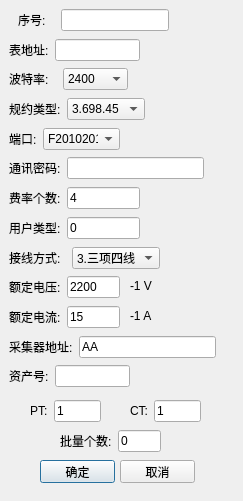
<?xml version="1.0" encoding="UTF-8"?>
<ui version="4.0">
 <class>myAddMeter</class>
 <widget class="QDialog" name="myAddMeter">
  <property name="geometry">
   <rect>
    <x>0</x>
    <y>0</y>
    <width>243</width>
    <height>501</height>
   </rect>
  </property>
  <property name="windowTitle">
   <string>Dialog</string>
  </property>
  <widget class="QWidget" name="layoutWidget">
   <property name="geometry">
    <rect>
     <x>9</x>
     <y>98</y>
     <width>136</width>
     <height>22</height>
    </rect>
   </property>
   <layout class="QHBoxLayout" name="horizontalLayout_2">
    <item>
     <widget class="QLabel" name="label_14">
      <property name="text">
       <string>规约类型:</string>
      </property>
     </widget>
    </item>
    <item>
     <widget class="QComboBox" name="comboBox_2">
      <property name="currentIndex">
       <number>3</number>
      </property>
      <item>
       <property name="text">
        <string>0.未知</string>
       </property>
      </item>
      <item>
       <property name="text">
        <string>1.97</string>
       </property>
      </item>
      <item>
       <property name="text">
        <string>2.07</string>
       </property>
      </item>
      <item>
       <property name="text">
        <string>3.698.45</string>
       </property>
      </item>
     </widget>
    </item>
   </layout>
  </widget>
  <widget class="QWidget" name="layoutWidget_2">
   <property name="geometry">
    <rect>
     <x>9</x>
     <y>128</y>
     <width>111</width>
     <height>22</height>
    </rect>
   </property>
   <layout class="QHBoxLayout" name="horizontalLayout_3">
    <item>
     <widget class="QLabel" name="label_15">
      <property name="text">
       <string>端口:</string>
      </property>
     </widget>
    </item>
    <item>
     <widget class="QComboBox" name="comboBox_3">
      <item>
       <property name="text">
        <string>F2010201</string>
       </property>
      </item>
      <item>
       <property name="text">
        <string>F2020201</string>
       </property>
      </item>
      <item>
       <property name="text">
        <string>F2080201</string>
       </property>
      </item>
      <item>
       <property name="text">
        <string>F2090201</string>
       </property>
      </item>
     </widget>
    </item>
   </layout>
  </widget>
  <widget class="QWidget" name="layoutWidget_3">
   <property name="geometry">
    <rect>
     <x>9</x>
     <y>247</y>
     <width>151</width>
     <height>22</height>
    </rect>
   </property>
   <layout class="QHBoxLayout" name="horizontalLayout_4">
    <item>
     <widget class="QLabel" name="label_16">
      <property name="text">
       <string>接线方式:</string>
      </property>
     </widget>
    </item>
    <item>
     <widget class="QComboBox" name="comboBox_4">
      <property name="currentIndex">
       <number>3</number>
      </property>
      <item>
       <property name="text">
        <string>0.未知</string>
       </property>
      </item>
      <item>
       <property name="text">
        <string>1.单相</string>
       </property>
      </item>
      <item>
       <property name="text">
        <string>2.三项三线</string>
       </property>
      </item>
      <item>
       <property name="text">
        <string>3.三项四线</string>
       </property>
      </item>
     </widget>
    </item>
   </layout>
  </widget>
  <widget class="QPushButton" name="pushButton">
   <property name="geometry">
    <rect>
     <x>40</x>
     <y>460</y>
     <width>75</width>
     <height>23</height>
    </rect>
   </property>
   <property name="text">
    <string>确定</string>
   </property>
  </widget>
  <widget class="QPushButton" name="pushButton_2">
   <property name="geometry">
    <rect>
     <x>120</x>
     <y>460</y>
     <width>75</width>
     <height>23</height>
    </rect>
   </property>
   <property name="text">
    <string>取消</string>
   </property>
  </widget>
  <widget class="QLabel" name="label_17">
   <property name="geometry">
    <rect>
     <x>130</x>
     <y>310</y>
     <width>54</width>
     <height>12</height>
    </rect>
   </property>
   <property name="text">
    <string>-1 A</string>
   </property>
  </widget>
  <widget class="QLabel" name="label_18">
   <property name="geometry">
    <rect>
     <x>130</x>
     <y>280</y>
     <width>54</width>
     <height>12</height>
    </rect>
   </property>
   <property name="text">
    <string>-1 V</string>
   </property>
  </widget>
  <widget class="QWidget" name="layoutWidget">
   <property name="geometry">
    <rect>
     <x>9</x>
     <y>9</y>
     <width>171</width>
     <height>22</height>
    </rect>
   </property>
   <layout class="QHBoxLayout" name="horizontalLayout_10">
    <item>
     <widget class="QLabel" name="label">
      <property name="sizePolicy">
       <sizepolicy hsizetype="Fixed" vsizetype="Fixed">
        <horstretch>0</horstretch>
        <verstretch>0</verstretch>
       </sizepolicy>
      </property>
      <property name="text">
       <string>序号:</string>
      </property>
     </widget>
    </item>
    <item>
     <widget class="QLineEdit" name="lineEdit">
      <property name="sizePolicy">
       <sizepolicy hsizetype="Fixed" vsizetype="Fixed">
        <horstretch>0</horstretch>
        <verstretch>0</verstretch>
       </sizepolicy>
      </property>
     </widget>
    </item>
   </layout>
  </widget>
  <widget class="QWidget" name="layoutWidget">
   <property name="geometry">
    <rect>
     <x>9</x>
     <y>39</y>
     <width>131</width>
     <height>22</height>
    </rect>
   </property>
   <layout class="QHBoxLayout" name="horizontalLayout_6">
    <item>
     <widget class="QLabel" name="label_2">
      <property name="text">
       <string>表地址:</string>
      </property>
     </widget>
    </item>
    <item>
     <widget class="QLineEdit" name="lineEdit_2">
      <property name="text">
       <string/>
      </property>
      <property name="maxLength">
       <number>12</number>
      </property>
      <property name="frame">
       <bool>true</bool>
      </property>
     </widget>
    </item>
   </layout>
  </widget>
  <widget class="QWidget" name="layoutWidget">
   <property name="geometry">
    <rect>
     <x>9</x>
     <y>68</y>
     <width>119</width>
     <height>22</height>
    </rect>
   </property>
   <layout class="QHBoxLayout" name="horizontalLayout">
    <item>
     <widget class="QLabel" name="label_13">
      <property name="text">
       <string>波特率:</string>
      </property>
     </widget>
    </item>
    <item>
     <widget class="QComboBox" name="comboBox">
      <property name="currentIndex">
       <number>3</number>
      </property>
      <item>
       <property name="text">
        <string>300</string>
       </property>
      </item>
      <item>
       <property name="text">
        <string>600</string>
       </property>
      </item>
      <item>
       <property name="text">
        <string>1200</string>
       </property>
      </item>
      <item>
       <property name="text">
        <string>2400</string>
       </property>
      </item>
      <item>
       <property name="text">
        <string>4800</string>
       </property>
      </item>
      <item>
       <property name="text">
        <string>7200</string>
       </property>
      </item>
      <item>
       <property name="text">
        <string>9600</string>
       </property>
      </item>
      <item>
       <property name="text">
        <string>自适应</string>
       </property>
      </item>
     </widget>
    </item>
   </layout>
  </widget>
  <widget class="QWidget" name="layoutWidget">
   <property name="geometry">
    <rect>
     <x>9</x>
     <y>157</y>
     <width>195</width>
     <height>22</height>
    </rect>
   </property>
   <layout class="QHBoxLayout" name="horizontalLayout_7">
    <item>
     <widget class="QLabel" name="label_3">
      <property name="text">
       <string>通讯密码:</string>
      </property>
     </widget>
    </item>
    <item>
     <widget class="QLineEdit" name="lineEdit_3"/>
    </item>
   </layout>
  </widget>
  <widget class="QWidget" name="layoutWidget">
   <property name="geometry">
    <rect>
     <x>9</x>
     <y>187</y>
     <width>131</width>
     <height>22</height>
    </rect>
   </property>
   <layout class="QHBoxLayout" name="horizontalLayout_8">
    <item>
     <widget class="QLabel" name="label_4">
      <property name="text">
       <string>费率个数:</string>
      </property>
     </widget>
    </item>
    <item>
     <widget class="QLineEdit" name="lineEdit_4">
      <property name="text">
       <string>4</string>
      </property>
     </widget>
    </item>
   </layout>
  </widget>
  <widget class="QWidget" name="layoutWidget">
   <property name="geometry">
    <rect>
     <x>9</x>
     <y>217</y>
     <width>131</width>
     <height>22</height>
    </rect>
   </property>
   <layout class="QHBoxLayout" name="horizontalLayout_9">
    <item>
     <widget class="QLabel" name="label_5">
      <property name="text">
       <string>用户类型:</string>
      </property>
     </widget>
    </item>
    <item>
     <widget class="QLineEdit" name="lineEdit_5">
      <property name="text">
       <string>0</string>
      </property>
     </widget>
    </item>
   </layout>
  </widget>
  <widget class="QWidget" name="layoutWidget">
   <property name="geometry">
    <rect>
     <x>9</x>
     <y>276</y>
     <width>111</width>
     <height>22</height>
    </rect>
   </property>
   <layout class="QHBoxLayout" name="horizontalLayout_5">
    <item>
     <widget class="QLabel" name="label_6">
      <property name="text">
       <string>额定电压:</string>
      </property>
     </widget>
    </item>
    <item>
     <widget class="QLineEdit" name="lineEdit_6">
      <property name="text">
       <string>2200</string>
      </property>
     </widget>
    </item>
   </layout>
  </widget>
  <widget class="QWidget" name="layoutWidget">
   <property name="geometry">
    <rect>
     <x>9</x>
     <y>306</y>
     <width>111</width>
     <height>22</height>
    </rect>
   </property>
   <layout class="QHBoxLayout" name="horizontalLayout_11">
    <item>
     <widget class="QLabel" name="label_12">
      <property name="text">
       <string>额定电流:</string>
      </property>
     </widget>
    </item>
    <item>
     <widget class="QLineEdit" name="lineEdit_12">
      <property name="text">
       <string>15</string>
      </property>
     </widget>
    </item>
   </layout>
  </widget>
  <widget class="QWidget" name="layoutWidget">
   <property name="geometry">
    <rect>
     <x>9</x>
     <y>336</y>
     <width>207</width>
     <height>22</height>
    </rect>
   </property>
   <layout class="QHBoxLayout" name="horizontalLayout_12">
    <item>
     <widget class="QLabel" name="label_7">
      <property name="text">
       <string>采集器地址:</string>
      </property>
     </widget>
    </item>
    <item>
     <widget class="QLineEdit" name="lineEdit_7">
      <property name="text">
       <string>AA</string>
      </property>
     </widget>
    </item>
   </layout>
  </widget>
  <widget class="QWidget" name="layoutWidget">
   <property name="geometry">
    <rect>
     <x>9</x>
     <y>365</y>
     <width>121</width>
     <height>22</height>
    </rect>
   </property>
   <layout class="QHBoxLayout" name="horizontalLayout_13">
    <item>
     <widget class="QLabel" name="label_11">
      <property name="text">
       <string>资产号:</string>
      </property>
     </widget>
    </item>
    <item>
     <widget class="QLineEdit" name="lineEdit_11"/>
    </item>
   </layout>
  </widget>
  <widget class="QWidget" name="layoutWidget">
   <property name="geometry">
    <rect>
     <x>30</x>
     <y>400</y>
     <width>71</width>
     <height>22</height>
    </rect>
   </property>
   <layout class="QHBoxLayout" name="horizontalLayout_14">
    <item>
     <widget class="QLabel" name="label_8">
      <property name="text">
       <string>PT:</string>
      </property>
     </widget>
    </item>
    <item>
     <widget class="QLineEdit" name="lineEdit_8">
      <property name="text">
       <string>1</string>
      </property>
     </widget>
    </item>
   </layout>
  </widget>
  <widget class="QWidget" name="layoutWidget">
   <property name="geometry">
    <rect>
     <x>130</x>
     <y>400</y>
     <width>71</width>
     <height>22</height>
    </rect>
   </property>
   <layout class="QHBoxLayout" name="horizontalLayout_15">
    <item>
     <widget class="QLabel" name="label_10">
      <property name="text">
       <string>CT:</string>
      </property>
     </widget>
    </item>
    <item>
     <widget class="QLineEdit" name="lineEdit_10">
      <property name="text">
       <string>1</string>
      </property>
     </widget>
    </item>
   </layout>
  </widget>
  <widget class="QWidget" name="layoutWidget">
   <property name="geometry">
    <rect>
     <x>60</x>
     <y>430</y>
     <width>101</width>
     <height>22</height>
    </rect>
   </property>
   <layout class="QHBoxLayout" name="horizontalLayout_16">
    <item>
     <widget class="QLabel" name="label_9">
      <property name="text">
       <string>批量个数:</string>
      </property>
     </widget>
    </item>
    <item>
     <widget class="QLineEdit" name="lineEdit_9">
      <property name="text">
       <string>0</string>
      </property>
     </widget>
    </item>
   </layout>
  </widget>
 </widget>
 <resources/>
 <connections>
  <connection>
   <sender>pushButton_2</sender>
   <signal>clicked()</signal>
   <receiver>myAddMeter</receiver>
   <slot>close()</slot>
   <hints>
    <hint type="sourcelabel">
     <x>163</x>
     <y>495</y>
    </hint>
    <hint type="destinationlabel">
     <x>208</x>
     <y>495</y>
    </hint>
   </hints>
  </connection>
 </connections>
</ui>
